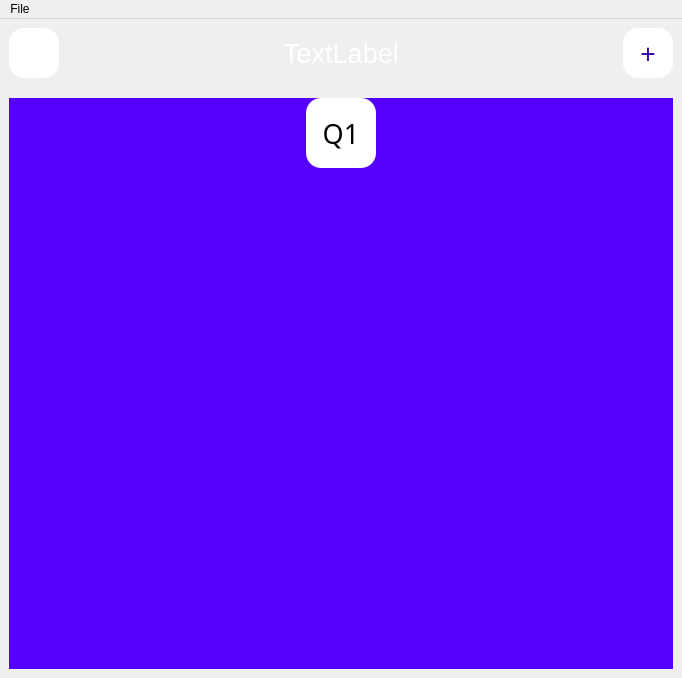
<?xml version="1.0" encoding="UTF-8"?>
<ui version="4.0">
 <class>MainWindow</class>
 <widget class="QMainWindow" name="MainWindow">
  <property name="geometry">
   <rect>
    <x>0</x>
    <y>0</y>
    <width>682</width>
    <height>678</height>
   </rect>
  </property>
  <property name="windowTitle">
   <string>MainWindow</string>
  </property>
  <widget class="QWidget" name="centralwidget">
   <property name="styleSheet">
    <string notr="true">[objectName=&quot;centralwidget&quot;] {
background-color: rgb(85, 0, 255);
}</string>
   </property>
   <layout class="QGridLayout" name="gridLayout_2">
    <item row="0" column="0">
     <layout class="QVBoxLayout" name="verticalLayout">
      <property name="spacing">
       <number>20</number>
      </property>
      <item>
       <layout class="QHBoxLayout" name="horizontalLayout_2">
        <item>
         <widget class="QPushButton" name="view_btn">
          <property name="minimumSize">
           <size>
            <width>50</width>
            <height>50</height>
           </size>
          </property>
          <property name="maximumSize">
           <size>
            <width>50</width>
            <height>50</height>
           </size>
          </property>
          <property name="font">
           <font>
            <family>aakar</family>
            <pointsize>20</pointsize>
           </font>
          </property>
          <property name="styleSheet">
           <string notr="true">QPushButton{
padding:5px;
image: url(:/newPrefix/icons/view_purple.png);
background-color: rgb(255, 255, 255);
color: rgb(0, 0, 0);
border-radius:15px;}

QPushButton:pressed{
padding:5px;
image: url(:/newPrefix/icons/view_white.png);
background-color: rgb(85, 0, 255);
color: rgb(255, 255, 255);
border-radius:15px;}</string>
          </property>
          <property name="text">
           <string/>
          </property>
         </widget>
        </item>
        <item>
         <widget class="QLabel" name="label">
          <property name="sizePolicy">
           <sizepolicy hsizetype="Preferred" vsizetype="Preferred">
            <horstretch>4</horstretch>
            <verstretch>0</verstretch>
           </sizepolicy>
          </property>
          <property name="font">
           <font>
            <pointsize>20</pointsize>
           </font>
          </property>
          <property name="styleSheet">
           <string notr="true">color: rgb(255, 255, 255);</string>
          </property>
          <property name="text">
           <string>TextLabel</string>
          </property>
          <property name="alignment">
           <set>Qt::AlignCenter</set>
          </property>
         </widget>
        </item>
        <item>
         <widget class="QPushButton" name="add_btn">
          <property name="minimumSize">
           <size>
            <width>50</width>
            <height>50</height>
           </size>
          </property>
          <property name="font">
           <font>
            <family>aakar</family>
            <pointsize>20</pointsize>
           </font>
          </property>
          <property name="styleSheet">
           <string notr="true">QPushButton{
background-color: rgb(255, 255, 255);
color: rgb(59, 0, 177);
border-radius:15px;}

QPushButton:pressed{
background-color: rgb(85, 0, 255);
color: rgb(255, 255, 255);
border-radius:15px;}</string>
          </property>
          <property name="text">
           <string>+</string>
          </property>
         </widget>
        </item>
       </layout>
      </item>
      <item>
       <widget class="QScrollArea" name="scrollArea">
        <property name="styleSheet">
         <string notr="true">border:0px;
background-color: rgb(85, 0, 255);
</string>
        </property>
        <property name="widgetResizable">
         <bool>true</bool>
        </property>
        <property name="alignment">
         <set>Qt::AlignLeading|Qt::AlignLeft|Qt::AlignVCenter</set>
        </property>
        <widget class="QWidget" name="scrollAreaWidgetContents_2">
         <property name="geometry">
          <rect>
           <x>0</x>
           <y>0</y>
           <width>662</width>
           <height>566</height>
          </rect>
         </property>
         <property name="styleSheet">
          <string notr="true"/>
         </property>
         <layout class="QVBoxLayout" name="verticalLayout_4">
          <property name="spacing">
           <number>0</number>
          </property>
          <property name="leftMargin">
           <number>0</number>
          </property>
          <property name="topMargin">
           <number>0</number>
          </property>
          <property name="rightMargin">
           <number>0</number>
          </property>
          <property name="bottomMargin">
           <number>0</number>
          </property>
          <item>
           <layout class="QHBoxLayout" name="horizontalLayout">
            <property name="spacing">
             <number>0</number>
            </property>
            <property name="leftMargin">
             <number>0</number>
            </property>
            <property name="rightMargin">
             <number>0</number>
            </property>
            <item>
             <spacer name="horizontalSpacer">
              <property name="orientation">
               <enum>Qt::Horizontal</enum>
              </property>
              <property name="sizeHint" stdset="0">
               <size>
                <width>20</width>
                <height>20</height>
               </size>
              </property>
             </spacer>
            </item>
            <item>
             <widget class="QFrame" name="gridFrame">
              <property name="sizePolicy">
               <sizepolicy hsizetype="Preferred" vsizetype="Preferred">
                <horstretch>0</horstretch>
                <verstretch>10</verstretch>
               </sizepolicy>
              </property>
              <property name="styleSheet">
               <string notr="true"/>
              </property>
              <layout class="QGridLayout" name="gridLayout">
               <property name="leftMargin">
                <number>0</number>
               </property>
               <property name="topMargin">
                <number>0</number>
               </property>
               <property name="rightMargin">
                <number>0</number>
               </property>
               <property name="spacing">
                <number>20</number>
               </property>
               <item row="0" column="0">
                <widget class="QPushButton" name="q_btn">
                 <property name="minimumSize">
                  <size>
                   <width>70</width>
                   <height>70</height>
                  </size>
                 </property>
                 <property name="maximumSize">
                  <size>
                   <width>70</width>
                   <height>70</height>
                  </size>
                 </property>
                 <property name="font">
                  <font>
                   <family>aakar</family>
                   <pointsize>20</pointsize>
                  </font>
                 </property>
                 <property name="styleSheet">
                  <string notr="true">QPushButton{
background-color: rgb(255, 255, 255);
color: rgb(0, 0, 0);
border-radius:15px;}

QPushButton:pressed{
background-color: rgb(85, 0, 255);
color: rgb(255, 255, 255);
border-radius:15px;}</string>
                 </property>
                 <property name="text">
                  <string>Q1</string>
                 </property>
                </widget>
               </item>
              </layout>
             </widget>
            </item>
            <item>
             <spacer name="horizontalSpacer_2">
              <property name="orientation">
               <enum>Qt::Horizontal</enum>
              </property>
              <property name="sizeHint" stdset="0">
               <size>
                <width>20</width>
                <height>20</height>
               </size>
              </property>
             </spacer>
            </item>
           </layout>
          </item>
          <item>
           <spacer name="verticalSpacer_2">
            <property name="orientation">
             <enum>Qt::Vertical</enum>
            </property>
            <property name="sizeHint" stdset="0">
             <size>
              <width>20</width>
              <height>200</height>
             </size>
            </property>
           </spacer>
          </item>
         </layout>
        </widget>
       </widget>
      </item>
     </layout>
    </item>
   </layout>
  </widget>
  <widget class="QMenuBar" name="menuBar">
   <property name="geometry">
    <rect>
     <x>0</x>
     <y>0</y>
     <width>682</width>
     <height>20</height>
    </rect>
   </property>
   <widget class="QMenu" name="menuFile">
    <property name="title">
     <string>File</string>
    </property>
    <addaction name="actionnew"/>
    <addaction name="actionLoad"/>
   </widget>
   <addaction name="menuFile"/>
  </widget>
  <action name="actionLoad">
   <property name="text">
    <string>Load</string>
   </property>
   <property name="shortcut">
    <string>F1</string>
   </property>
  </action>
  <action name="actionnew">
   <property name="text">
    <string>new</string>
   </property>
  </action>
 </widget>
 <resources>
  <include location="../../rsc.qrc"/>
 </resources>
 <connections/>
</ui>
